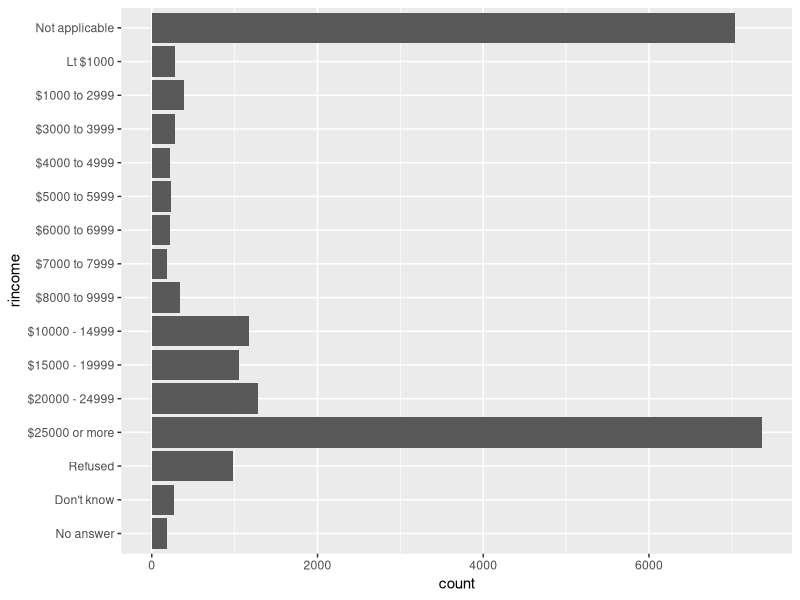
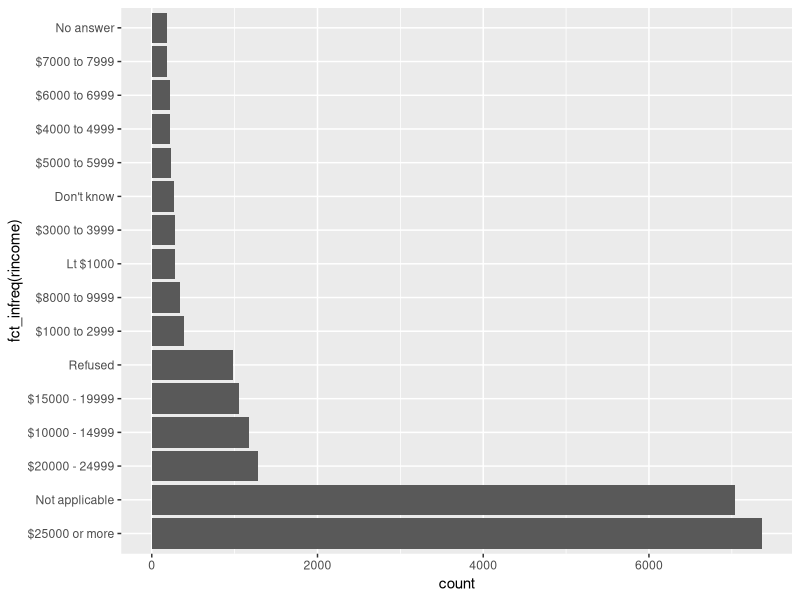
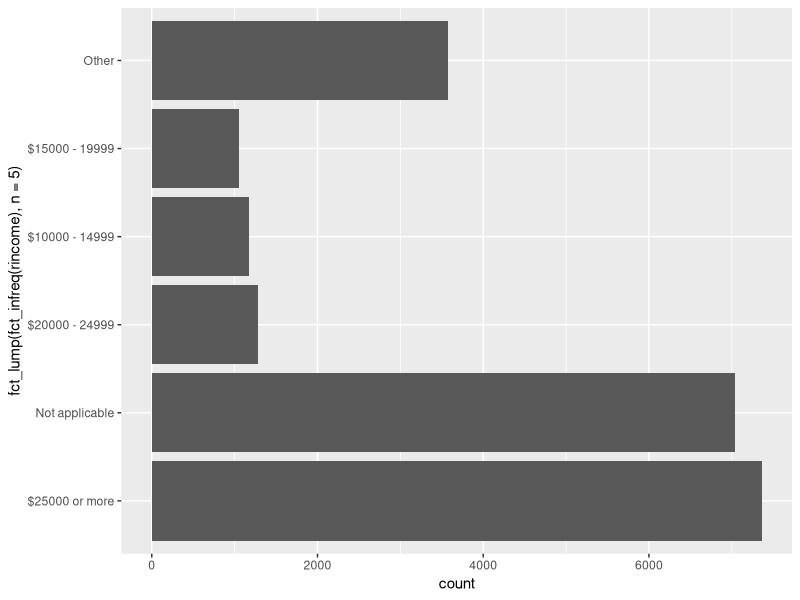

Recreate these plots in R, in order.
## ---- chunk 1

knitr::opts_chunk$set(echo = TRUE,
                      message = FALSE, 
                      warning = FALSE)
#Packages
library(dplyr)
library(forcats)
library(ggplot2)
## ---- chunk 2
gss_cat 
## ---- chunk 3
levels(gss_cat$rincome)
## ---- chunk 4
reshuffled_income <- gss_cat$rincome %>%
  fct_shuffle()

levels(reshuffled_income)
## ---- chunk 5

income_ordered_manually <- fct_relevel(reshuffled_income, c( "No answer", "Don't know", "Refused", "$25000 or more", "$20000 - 24999", "$15000 - 19999", "$10000 - 14999", "$8000 to 9999",  "$7000 to 7999",  "$6000 to 6999", "$5000 to 5999", "$4000 to 4999",  "$3000 to 3999", "$1000 to 2999",  "Lt $1000", "Not applicable"))

levels(income_ordered_manually)
## ---- chunk 6

fct_rev(income_ordered_manually)%>%
  levels()

## ---- chunk 7
ggplot(gss_cat, aes(x = rincome)) + 
    geom_bar() + 
    coord_flip() 
## ---- chunk 8

ggplot(gss_cat, aes(x = fct_infreq(rincome))) + 
    geom_bar() + 
    coord_flip() 

    
## ---- chunk 9

  ggplot(gss_cat, aes(x = fct_lump(fct_infreq(rincome), n=5))) + 
    geom_bar() + 
    coord_flip()
## ---- chunk 10

gss_cat %>%
  mutate(rincome = fct_collapse(rincome,
    other = c("No answer", "Don't know", "Refused", "Not applicable"),
    "20000 or more" = c("$25000 or more", "$20000 - 24999"),
    "10000 - 19999" = c("$15000 - 19999", "$10000 - 14999"),
    "7000 - 9999" = c("$8000 to 9999", "$7000 to 7999"),
    "5000 - 6999" = c("$6000 to 6999", "$5000 to 5999"),
    "3000 - 4999" = c("$4000 to 4999",  "$3000 to 3999"),
    "<2999" = c("$1000 to 2999",  "Lt $1000")
  )) %>%
  count(rincome)

